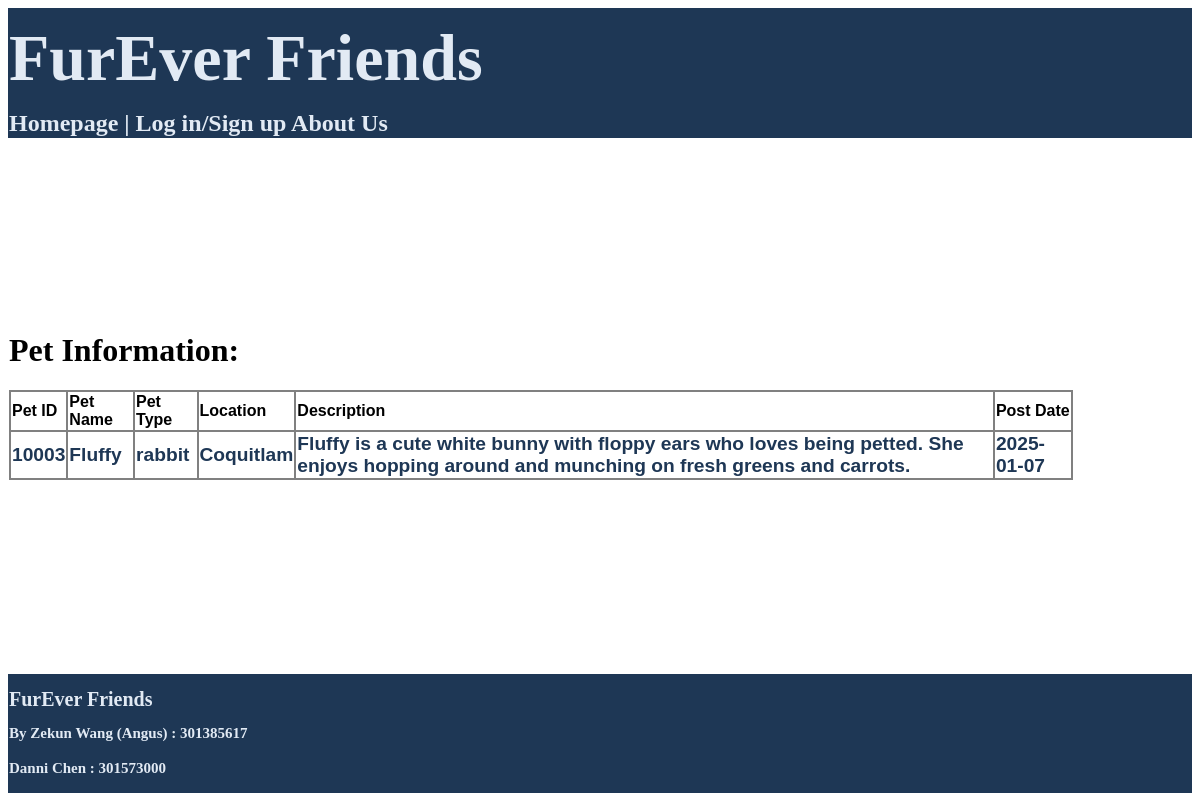
The page /public/pages/pet_information.php?edit=10003 on the database its author committed.
### tables this page shows
CREATE TABLE `pet` (
  `pet_id` int(5) NOT NULL,
  `pet_name` varchar(20) NOT NULL,
  `location` varchar(50) NOT NULL,
  `pet_type` varchar(20) NOT NULL,
  `post_date` date NOT NULL,
  `description` text NOT NULL
);

### public/pages/pet_information.php (the view, shortened to what this page needs)
<?php
require("../../private/functions/db_credentials.php");
$connection = mysqli_connect($dbhost, $dbuser, $dbpass, $dbname);
?>
<?php
require('../../private/shared/header.php');
echo "<h1>Pet Information: </h1>";
if(isset($_GET['edit'])){
    $id = $_GET['edit'];
}
$general_query = "SELECT * FROM pet WHERE pet_id = ".$id;
$select_result = mysqli_query($connection, $general_query);
if(mysqli_num_rows($select_result) != 0){
    echo"<table class='resultTable'><tr>";
        echo "<td class='tableGrid'><p class='tableHeader'>Pet ID</p></td>";
        echo "<td class='tableGrid'><p class='tableHeader'>Pet Name</p></td>";
        echo "<td class='tableGrid'><p class='tableHeader'>Pet Type</p></td>";
        echo "<td class='tableGrid'><p class='tableHeader'>Location</p></td>";
        echo "<td class='tableGrid'><p class='tableHeader'>Description</p></td>";
        echo "<td class='tableGrid'><p class='tableHeader'>Post Date</p></td>";
    echo "</tr><tr>";
    while($row = mysqli_fetch_assoc($select_result)){
        $pet_id = $row['pet_id'];
        echo "<td class='tableGrid'><a href='pet_information.php?edit=$pet_id' id='link1'>". $row['pet_id']. "</a></td>";
        echo "<td class='tableGrid'><a href='pet_information.php?edit=$pet_id' id='link1'>". $row['pet_name']. "</a></td>";
        echo "<td class='tableGrid'><a href='pet_information.php?edit=$pet_id' id='link1'>". $row['pet_type']. "</a></td>";
        echo "<td class='tableGrid'><a href='pet_information.php?edit=$pet_id' id='link1'>". $row['location']. "</a></td>";
        echo "<td class='tableGrid'><a href='pet_information.php?edit=$pet_id' id='link1'>". $row['description']. "</a></td>";
        echo "<td class='tableGrid'><a href='pet_information.php?edit=$pet_id' id='link1'>". $row['post_date']. "</a></td>";
        echo"</tr>";
    }
    echo"</table>";
}
else{
    echo"<tr>Result is empty!</tr>";
}
require('../../private/shared/footer.php');
?>

### private/shared/header.php (style rules this page uses)
a { color:#E2EAF4; text-decoration: none; }

### rows shown on the page
pet: pet_id "10003", pet_name "Fluffy", pet_type "rabbit", location "Coquitlam", description "Fluffy is a cute white bunny with floppy ears who loves being petted. She enjoys hopping around and munching on fresh greens and carrots.", post_date "2025-01-07"
